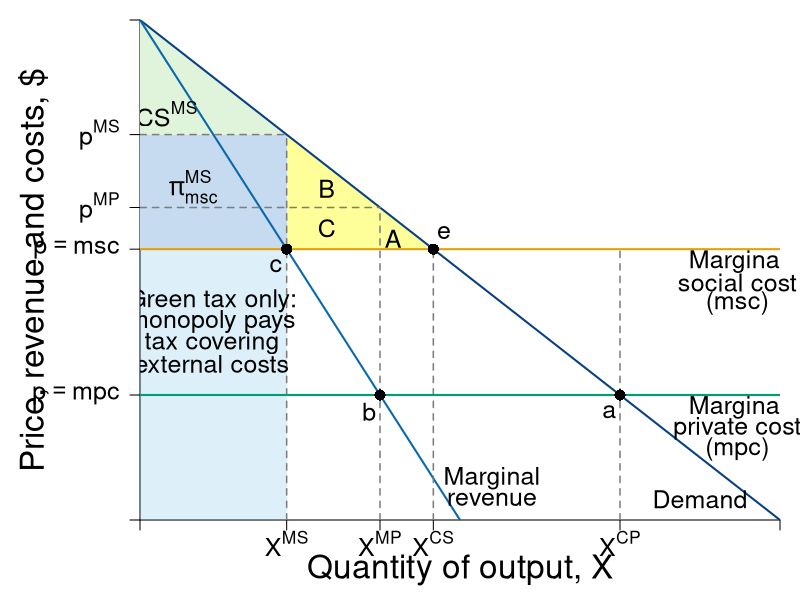

Generate this figure with R:
#Graph Designer: Simon Halliday + Scott Cohn
#Authors: Bowles and Halliday
#Title: Coordination, Conflict and Competition: A Text in Microeconomics

library(shape)
pdf(file = "public_mechanism/second_best_policyb.pdf", width = 9, height = 7)

# Set parameters for graphics
axislabelsize <- 2
labelsize <- 1.5
namesize <- 1.8
annotatesize <- 1.5
graphlinewidth <- 2
segmentlinewidth <- 1.5
fadelevel <- 0.2

COL <- c("#7fc97f", "#beaed4", "#fdc086", "#ffff99", "#386cb0", "#f0027f", "#bf5b17", "#666666")
COLA <- c("#e0f3db", "#99d8c9","#66c2a4","#41ae76", "#238b45", "#005824")
COLB <- c("#c6dbef", "#4eb3d3", "#2b8cbe", "#0868ac","#084081")
COLC <- c("#fcfbfd", "#efedf5", "#dadaeb", "#bcbddc", "#9e9ac8", "#807dba", "#6a51a3", "#54278f", "#3f007d")
grays <- gray.colors(25, start = 1, end = 0, alpha = 1)
CBCols <- c("#009E73","#0072B2","#E69F00","#CC79A7", "#F0E442")


#Edited the margins to cater for the larger LHS labels
par(mar =  c(4, 7, 1, 1))

AvgRevenue <- function(x, rmax = 12, xmax = 12){
  rmax - (rmax/xmax)*x
}

MRevenue <- function(x, rmax = 12, xmax = 12){
  rmax - 2*(rmax/xmax)*x
}

AvgCost <- function(x, c0 = 2, c1 = 4){
  c0/x + c1
}

xlims <- c(0, 12)
ylims <- c(0, 12)

npts <- 501 
x <- seq(xlims[1], xlims[2], length.out = npts)
y <- seq(ylims[1], ylims[2], length.out = npts) 
a <- c(13, 16.75, 19.25)

plot(0, 0, xlim = xlims, ylim = ylims, type = "n",
     xlab = expression(paste("")),
     ylab = expression(paste("")), 
     xaxt = "n", 
     yaxt = "n", 
     cex.lab = axislabelsize, 
     bty = "n",
     xaxs = "i", 
     yaxs = "i")

costs <- c(3, 6.5)
monopoly <- c((12 - costs[1])/2, (12 - costs[2])/2)
comp <- c((12 - costs[1]), (12 - costs[2]))

ticksy <- c(0, costs[1], costs[2], AvgRevenue(monopoly[1]),  AvgRevenue(monopoly[2]), ylims[2])
ylabels <- c(NA, expression(paste(p == mpc)), expression(paste(p == msc)), expression(paste(p^{MP})),  expression(paste(p^{MS})), NA)
ticksx <- c(0, monopoly[2], monopoly[1], comp[2], comp[1], xlims[2])
xlabels <- c(NA,  expression(paste(X^{MS})), expression(paste(X^{MP})), expression(paste(X^{CS})), expression(paste(X^{CP})), NA)

axis(1, at = ticksx, pos = 0, labels = xlabels, cex.axis = labelsize)
axis(2, at = ticksy, pos = 0, labels = ylabels, las = 1, cex.axis = labelsize)

npts <- 500 
xx1 <- seq(xlims[1], xlims[2], length.out = npts)
xx3 <- seq(2, 6, length.out = npts)

#Draw the polygon for A
# xpolya <- c(comp[1], comp[1], comp[2], comp[1])
# ypolya <- c(costs[1], costs[2], costs[2], costs[1])
# polygon(x = xpolya, y = ypolya, col=rgb(230/255, 155/255, 0/255, fadelevel), 
#       density=NULL, border = NA)


#Monopoly CS no MSC: 
xpolyCSM <- c(monopoly[1], 0, 0, monopoly[1])
ypolyCSM <- c(AvgRevenue(x = monopoly[1]), 12, AvgRevenue(x = monopoly[1]), AvgRevenue(x = monopoly[1]))
polygon(x = xpolyCSM, y = ypolyCSM, col=COLA[1], density=NULL, border = NA)

#Monopoly profit no MSC, above MSC: 
xpolyMpi <- c(monopoly[2], monopoly[2], 0, 0, monopoly[2])
ypolyMpi <- c(costs[2], AvgRevenue(x = monopoly[2]), AvgRevenue(x = monopoly[2]), costs[2], costs[2])
polygon(x = xpolyMpi, y = ypolyMpi, col=COLB[1], density=NULL, border = NA)

#Monopoly profit no MSC, BELOW MSC: 
# xpolyMpiSC <- c(monopoly[2], monopoly[2], 0, 0, monopoly[2])
# ypolyMpiSC <- c(costs[1], costs[2], costs[2], costs[1], costs[1])
# polygon(x = xpolyMpiSC, y = ypolyMpiSC, col=rgb(204/255, 121/255, 167/255, fadelevel), 
#         density=NULL, border = NA)

#Total costs covering social costs 
xpolya <- c(monopoly[2], monopoly[2], 0, 0, monopoly[2])
ypolya <- c(0, costs[2], costs[2], 0, 0)
polygon(x = xpolya, y = ypolya, col=rgb(86/255, 180/255, 233/255, fadelevel),
        density=NULL, border = NA)

#Profit now Lost but is a wash
# xpolya <- c(monopoly[1], monopoly[1], monopoly[2], monopoly[2], comp[1])
# ypolya <- c(costs[1], costs[2], costs[2], costs[1], costs[1])
# polygon(x = xpolya, y = ypolya, col=rgb(230/255, 155/255, 0/255, fadelevel),
#       density=NULL, border = NA)

#Draw the polygon for B
xpolyb <- c(comp[2], monopoly[2], monopoly[2], comp[2])
ypolyb <- c(costs[2], AvgRevenue(x = monopoly[2]), costs[2], costs[2])
polygon(x = xpolyb, y = ypolyb, col=COL[4], density=NULL, border = NA)

#Draw the polygon for area C
# xpolyc <- c(monopoly[1], monopoly[1], monopoly[2], monopoly[2], monopoly[1])
# ypolyc <- c(costs[2], AvgRevenue(x = monopoly[1]), AvgRevenue(x = monopoly[2]), MRevenue(monopoly[2]), MRevenue(monopoly[2]))
# polygon(x = xpolyc, y = ypolyc, col = COLA[1], density = NULL, border = NA)

#Draw the polygon for D
# xpolyd <- c(comp[2], comp[2], monopoly[1], monopoly[1], comp[2] )
# ypolyd <- c(costs[1], AvgRevenue(x = comp[2]), AvgRevenue(x = comp[2]), costs[1], costs[1])
# polygon(x = xpolyd, y = ypolyd, col=COL[2], density=NULL, border = NA)

#Area E
# xpolye <- c(comp[1], comp[2], comp[2], comp[1])
# ypolye <- c(costs[1], AvgRevenue(x = comp[2]), costs[1], costs[1])
# polygon(x = xpolye, y = ypolye, col=COL[2], density=NULL, border = NA)


#lines(xx1, bcA(xx1, w = 10, p = 1.5), col = COLB[3], lwd = graphlinewidth)
lines(xx1, AvgRevenue(xx1, rmax = 12, xmax = 12), col = COLB[5], lwd = graphlinewidth)
lines(xx1, MRevenue(xx1, rmax = 12, xmax = 12), col = COLB[4], lwd = graphlinewidth)
#lines(xx1, AvgCost(xx1, c0 = 2, c1 = 4), col = COLA[5], lwd = graphlinewidth)

#Label the axes
#mtext(expression(paste("Quantity of output, ", X)), side=1, line = 2.5, cex = axislabelsize)

text(0.5*xlims[2], -1.2, expression(paste("Quantity of output, ", X)), xpd = TRUE, cex = axislabelsize) 
text(-2, 0.5*ylims[2], expression(paste("Price, revenue and costs, $")), xpd = TRUE, cex = axislabelsize, srt = 90) 

#Label curves
#text(10.5, 4.5, expression(paste(ac(x) == mc(x))), cex = labelsize)
#text(10.5, 3, expression(paste(p(x) == p[max] - s*x)), cex = labelsize)
text(10.5, 0.5, expression(paste("Demand")), cex = labelsize)

text(6.6, 1, expression(paste("Marginal")), cex = labelsize)
text(6.6, 0.5, expression(paste("revenue")), cex = labelsize)

text(11.2, 6.2, expression(paste("Marginal")), cex = labelsize)
text(11.2, 5.7, expression(paste("social cost")), cex = labelsize, xpd = TRUE)
text(11.2, 5.2, expression(paste("(msc)")), cex = labelsize)

text(11.2, 2.7, expression(paste("Marginal")), cex = labelsize)
text(11.2, 2.2, expression(paste("private cost")), cex = labelsize, xpd = TRUE)
text(11.2, 1.7, expression(paste("(mpc)")), cex = labelsize)

#Labels cost and profit areas
#text(2, 0.5*AvgCost(x = 4), expression("Total Costs"), cex = labelsize)
#text(2, 6, expression("Profit"), cex = labelsize)

#Draw segments for total costs
segments(0, AvgRevenue(x = monopoly[2]), monopoly[2], AvgRevenue(x = monopoly[2]), lty = 2, col = grays[20] , lwd = segmentlinewidth)
segments(0, AvgRevenue(x = 4.5), 4.5, AvgRevenue(x = 4.5), lty = 2, col = grays[20] , lwd = segmentlinewidth)

segments(monopoly[2], 0, monopoly[2], AvgRevenue(x = monopoly[2]), lty = 2, col = grays[20] , lwd = segmentlinewidth)
segments(4.5, 0, 4.5, AvgRevenue(x = 4.5), lty = 2, col = grays[20] , lwd = segmentlinewidth)
segments(comp[2], 0, comp[2], AvgRevenue(x = comp[2]), lty = 2, col = grays[20] , lwd = segmentlinewidth)
segments(9, 0, 9, costs[2], lty = 2, col = grays[20] , lwd = segmentlinewidth)

#Price lines
segments(0, 3, xlims[2], 3, lty = 1, col = CBCols[1] , lwd = graphlinewidth)
segments(0, 6.5, xlims[2], 6.5, lty = 1, col = CBCols[3] , lwd = graphlinewidth)


#Label Points for comparison
points(monopoly[2], MRevenue(x = monopoly[2]), pch = 16, col = "black", cex = 1.5)
text(monopoly[2] -0.2, MRevenue(x = monopoly[2]) - 0.4, expression(c), cex = labelsize)

points(4.5, MRevenue(x = 4.5), pch = 16, col = "black", cex = 1.5)
text(4.5 -0.2, MRevenue(x = 4.5) - 0.4, expression(b), cex = labelsize)

points(comp[2], AvgRevenue(x = comp[2]), pch = 16, col = "black", cex = 1.5)
text(comp[2] + 0.2, AvgRevenue(x = comp[2]) + 0.4, expression(e), cex = labelsize)

points(9, AvgRevenue(x = 9), pch = 16, col = "black", cex = 1.5)
text(9 -0.2, AvgRevenue(x = 9) - 0.4, expression(a), cex = labelsize)


#points(4, AvgRevenue(x = 4), pch = 16, col = "black", cex = 1.5)
#text(7.75, 5.5, expression(A), cex = labelsize)
text(4.75, 6.75, expression(A), cex = labelsize)
text(3.5, 7, expression(C), cex = labelsize)
# text(5, 5, expression(D), cex = labelsize)
# text(6.5, 4.25, expression(E), cex = labelsize)
text(3.5, 7.95, expression(B), cex = labelsize)

text(0.5, 9.75, expression(paste(CS^{MS})), cex = labelsize)
text(1, 8, expression(paste(pi[msc]^{MS})), cex = labelsize)
#text(1, 4.25, expression(paste(pi[mpc]^{MS})), cex = labelsize)

#Arrow to mr = mc
#text(7.5, 9.5, expression(paste("Profit Maximum at")), cex = labelsize)
#text(7.5, 9, expression(paste(mr == mc)), cex = labelsize)
#Arrows(6.1, 9.2, 4.2, 4.3, col = "black", lty = 1, lwd = 2, arr.type = "triangle", arr.lwd = 0.5)

text(1.35, 5.25, expression(paste("Green tax only:")), cex = labelsize)
text(1.35, 4.75, expression(paste("monopoly pays")), cex = labelsize)
text(1.35, 4.25, expression(paste("tax covering")), cex = labelsize)
text(1.35, 3.75, expression(paste("external costs")), cex = labelsize)


dev.off()
